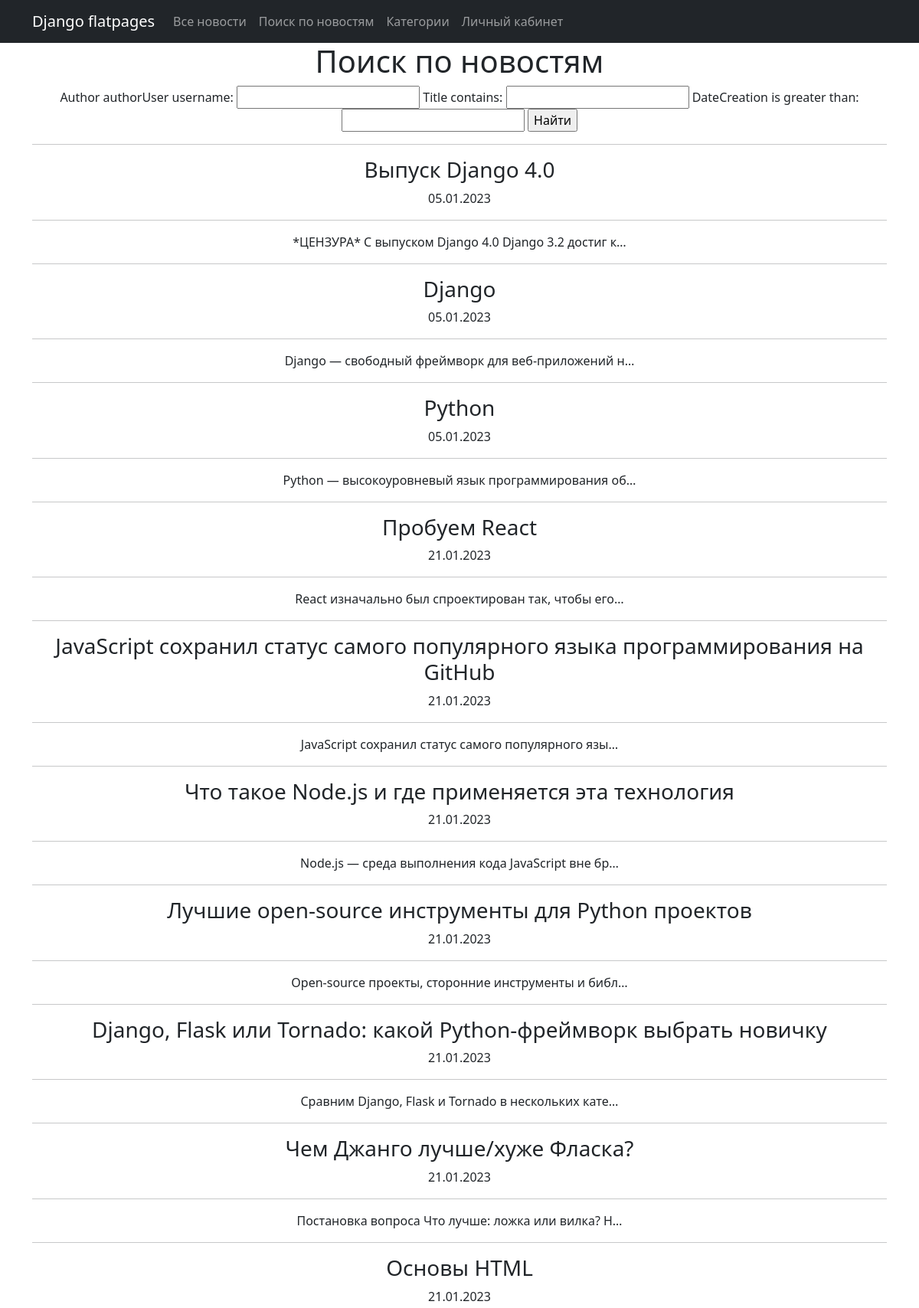
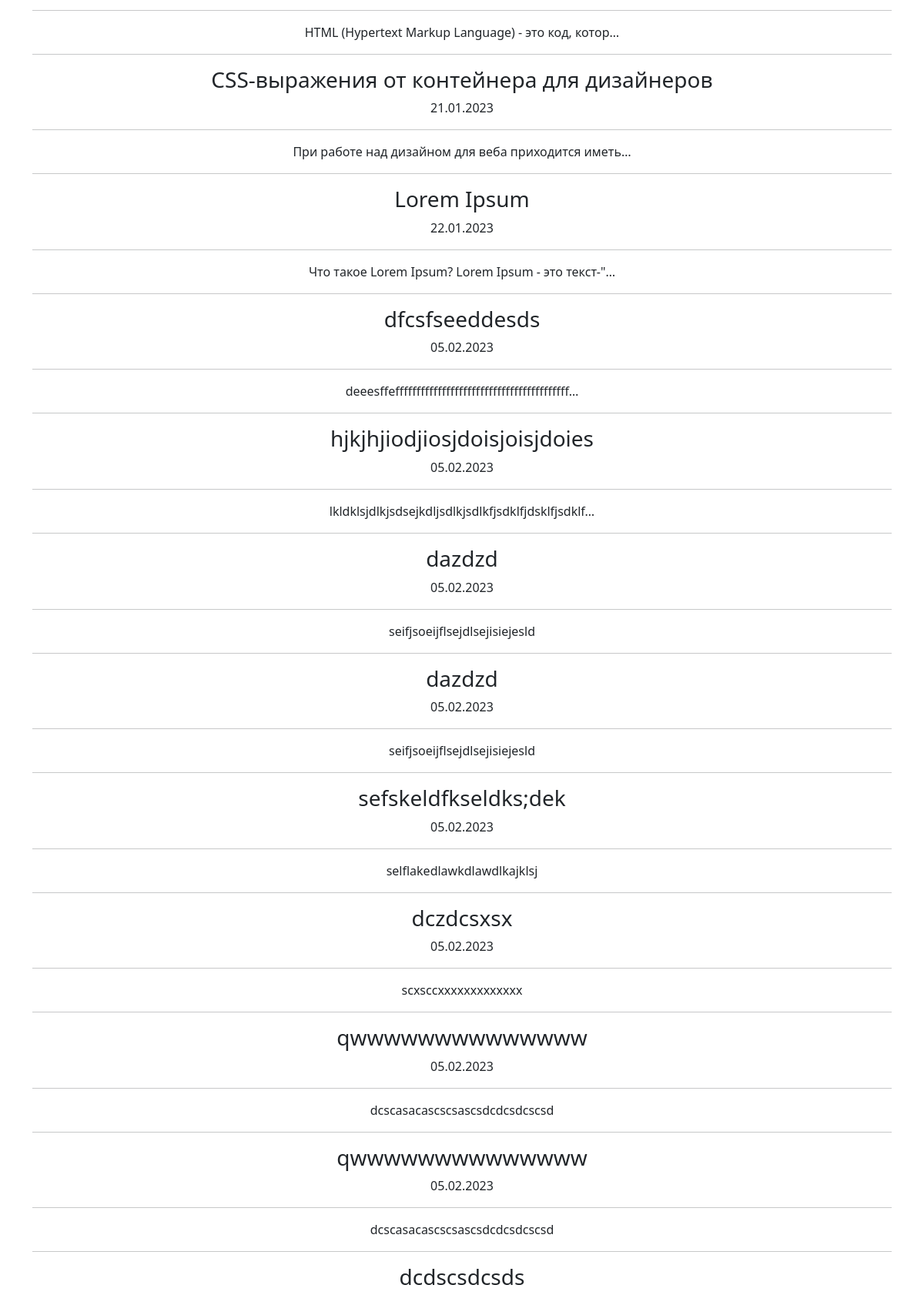
The app's page /news/search/ (upper part) with its own data (2 pictures, top to bottom).
### news/models.py (models this page shows, shortened)
class Post(models.Model):
  author = models.ForeignKey(Author, on_delete=models.CASCADE)
  NEWS = 'NW'
  ARTICLE = 'AR'
  CATEGORY_CHOICES = (
    (NEWS, 'Новость'),
    (ARTICLE, 'Статья'),
  )
  categoryType = models.CharField(max_length=2, choices=CATEGORY_CHOICES, default=ARTICLE)
  dateCreation = models.DateTimeField(auto_now_add=True)
  postCategory = models.ManyToManyField(Category, through='PostCategory')
  title = models.CharField(max_length=128)
  text = models.TextField()
  rating = models.SmallIntegerField(default=0)

### news/views.py (the view)
# urls.py: path('search/', NewsSearch.as_view()),
class NewsSearch(ListView):
  model = Post
  template_name = 'news_filter.html'
  context_object_name = 'news'
  def get_context_data(self, **kwargs):
    context = super().get_context_data(**kwargs)
    context['filter'] = NewsFilter(self.request.GET, queryset=self.get_queryset())
    return context

### news/templatetags/myFilters.py (called while the page is built)
@register.filter(name='Censor')
def Censor(value, arg = 'Вонючка'):
  if isinstance(value, str) and isinstance(arg, str):
    value_arr = value.split(' ')
    new_value = []
    for word in value_arr:
      if arg.lower() not in word.lower():
        new_value.append(word)
      else:
        new_value.append('*ЦЕНЗУРА*')
    return ' '.join(new_value)
  else: raise ValueError('Введите слово, которое нужно заменить')

### templates/news_filter.html (shortened to what this page needs)
{% extends 'flatpages/default.html' %}
{% load myFilters %}
{% block myContent %}
<h1>Поиск по новостям</h1>
<form method="GET">
  {{ filter.form }}
  <input type="submit" value="Найти">
</form>
  {% if filter.qs %}
    {% for post in filter.qs %}
      <hr>
      <h3>{{ post.title|Censor:'Вонючка' }}</h3>
      <p>{{ post.dateCreation|date:'d.m.Y' }}</p>
      <hr>
      <p>{{post.text|truncatechars:50|Censor:'Вонючка'}}</p>
    {% endfor %}
  {% else %}
    <h2>Новостей нет :(</h2>
  {% endif %}
{% endblock myContent %}

### records on screen
Post: title|Censor "Выпуск Django 4.0", dateCreation "05.01.2023", text|Censor "*ЦЕНЗУРА* С выпуском Django 4.0 Django 3.2 достиг к…"
Post: title|Censor "Django", dateCreation "05.01.2023", text|Censor "Django — свободный фреймворк для веб-приложений н…"
Post: title|Censor "Python", dateCreation "05.01.2023", text|Censor "Python — высокоуровневый язык программирования об…"
Post: title|Censor "Пробуем React", dateCreation "21.01.2023", text|Censor "React изначально был спроектирован так, чтобы его…"
Post: title|Censor "JavaScript сохранил статус самого популярного языка программирования на GitHub", dateCreation "21.01.2023", text|Censor "JavaScript сохранил статус самого популярного язы…"
Post: title|Censor "Что такое Node.js и где применяется эта технология", dateCreation "21.01.2023", text|Censor "Node.js — среда выполнения кода JavaScript вне бр…"
Post: title|Censor "Лучшие open-source инструменты для Python проектов", dateCreation "21.01.2023", text|Censor "Open-source проекты, сторонние инструменты и библ…"
Post: title|Censor "Django, Flask или Tornado: какой Python-фреймворк выбрать новичку", dateCreation "21.01.2023", text|Censor "Сравним Django, Flask и Tornado в нескольких кате…"
Post: title|Censor "Чем Джанго лучше/хуже Фласка?", dateCreation "21.01.2023", text|Censor "Постановка вопроса Что лучше: ложка или вилка? Н…"
Post: title|Censor "Основы HTML", dateCreation "21.01.2023", text|Censor "HTML (Hypertext Markup Language) - это код, котор…"
Post: title|Censor "CSS-выражения от контейнера для дизайнеров", dateCreation "21.01.2023", text|Censor "При работе над дизайном для веба приходится иметь…"
Post: title|Censor "Lorem Ipsum", dateCreation "22.01.2023", text|Censor "Что такое Lorem Ipsum? Lorem Ipsum - это текст-\"…"
Post: title|Censor "dfcsfseeddesds", dateCreation "05.02.2023", text|Censor "deeesffefffffffffffffffffffffffffffffffffffffffff…"
Post: title|Censor "hjkjhjiodjiosjdoisjoisjdoies", dateCreation "05.02.2023", text|Censor "lkldklsjdlkjsdsejkdljsdlkjsdlkfjsdklfjdsklfjsdklf…"
Post: title|Censor "dazdzd", dateCreation "05.02.2023", text|Censor "seifjsoeijflsejdlsejisiejesld"
Post: title|Censor "dazdzd", dateCreation "05.02.2023", text|Censor "seifjsoeijflsejdlsejisiejesld"
Post: title|Censor "sefskeldfkseldks;dek", dateCreation "05.02.2023", text|Censor "selflakedlawkdlawdlkajklsj"
Post: title|Censor "dczdcsxsx", dateCreation "05.02.2023", text|Censor "scxsccxxxxxxxxxxxxx"
Post: title|Censor "qwwwwwwwwwwwwww", dateCreation "05.02.2023", text|Censor "dcscasacascscsascsdcdcsdcscsd"
Post: title|Censor "qwwwwwwwwwwwwww", dateCreation "05.02.2023", text|Censor "dcscasacascscsascsdcdcsdcscsd"
Post: title|Censor "dcdscsdcsds"
